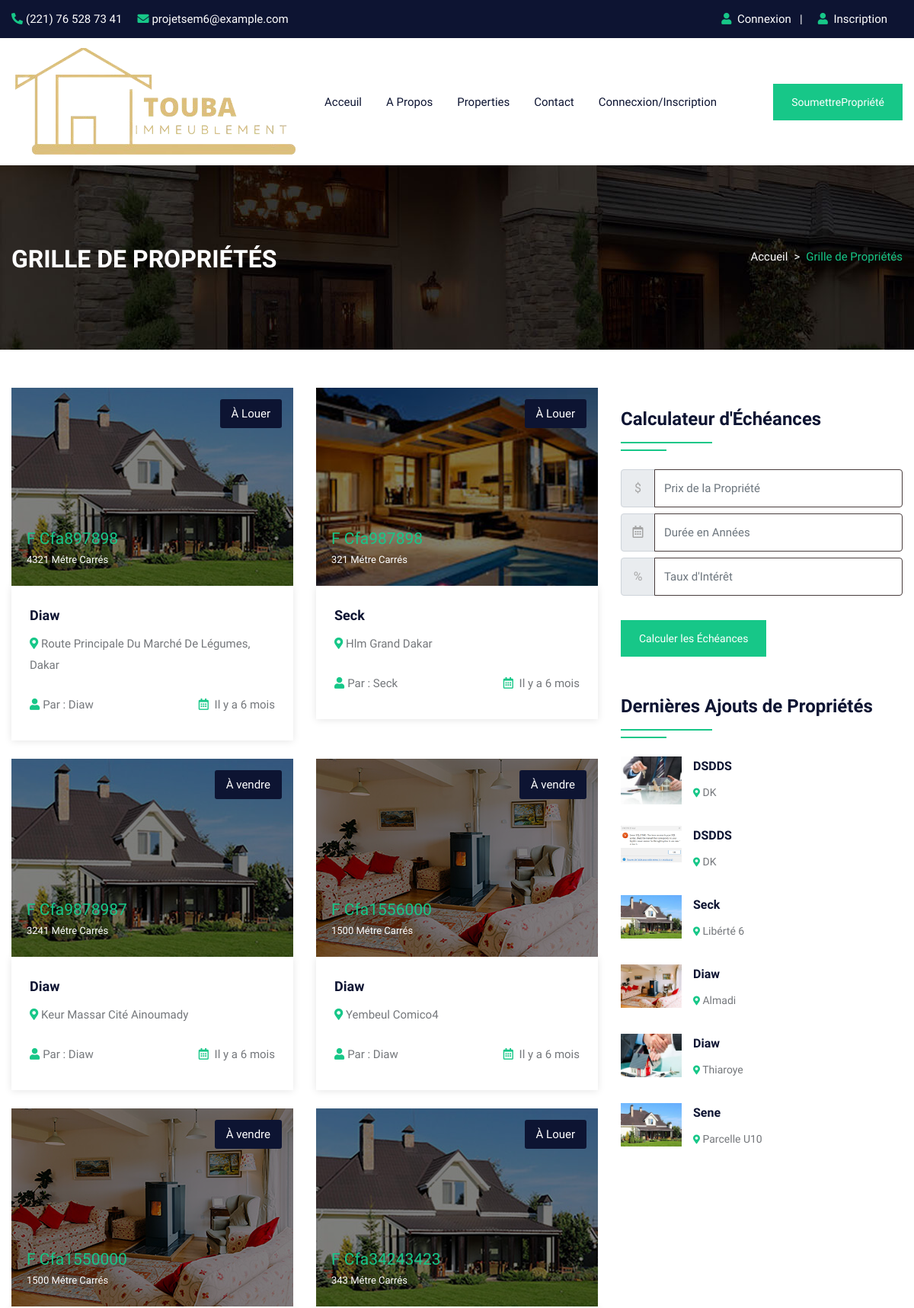
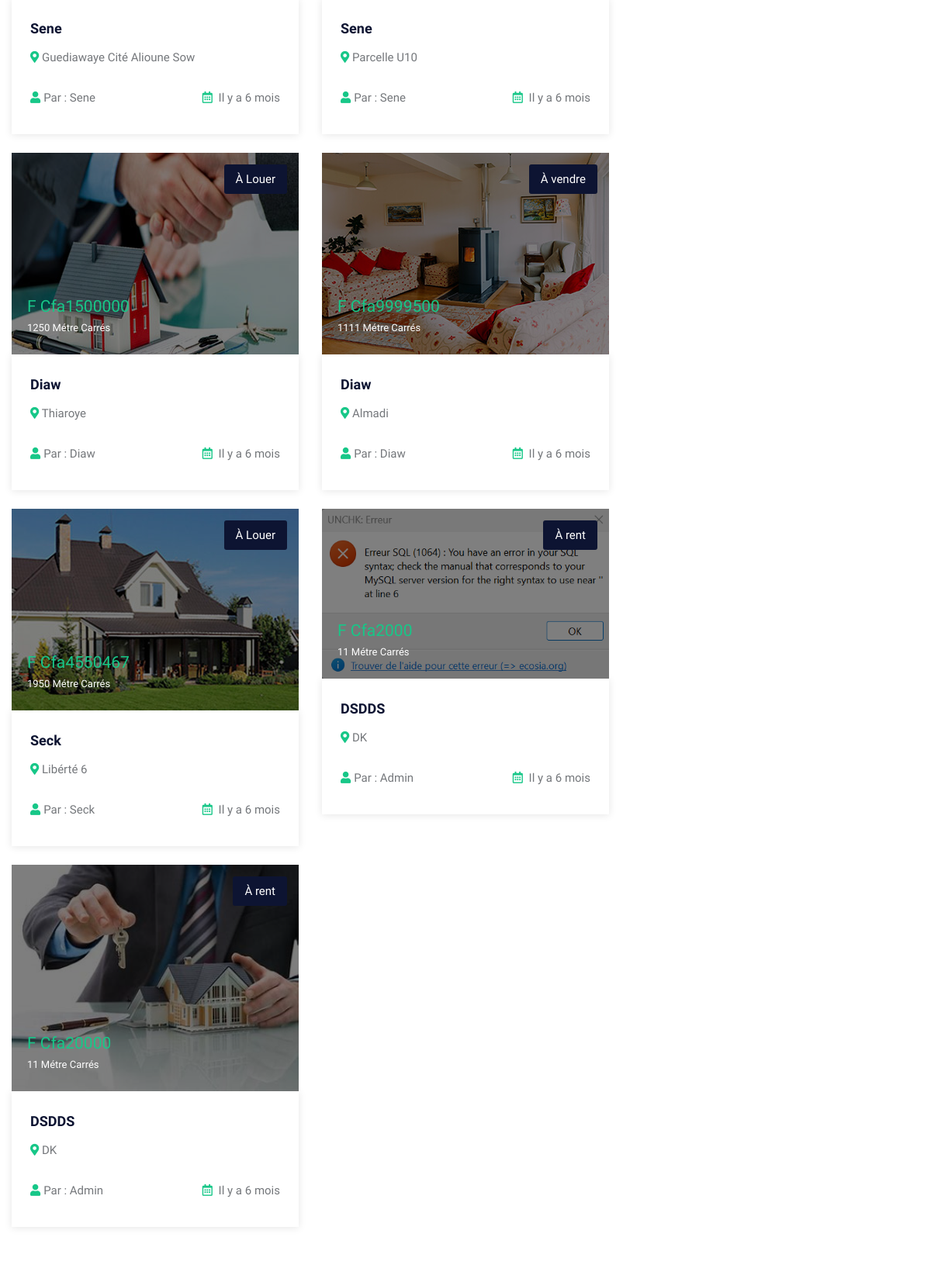
/property.php (upper part), run on the app's committed database (2 pictures, top to bottom).
### tables this page shows
CREATE TABLE `property` (
  `pid` int NOT NULL AUTO_INCREMENT,
  `title` varchar(200) NOT NULL,
  `pcontent` longtext NOT NULL,
  `type` varchar(100) NOT NULL,
  `bhk` varchar(50) NOT NULL,
  `stype` varchar(100) NOT NULL,
  `bedroom` int NOT NULL,
  `bathroom` int NOT NULL,
  `balcony` int NOT NULL,
  `kitchen` int NOT NULL,
  `hall` int NOT NULL,
  `floor` varchar(50) NOT NULL,
  `size` int NOT NULL,
  `price` int NOT NULL,
  `location` varchar(200) NOT NULL,
  `city` varchar(100) NOT NULL,
  `state` varchar(100) NOT NULL,
  `feature` longtext NOT NULL,
  `pimage` varchar(300) NOT NULL,
  `pimage1` varchar(300) NOT NULL,
  `pimage2` varchar(300) NOT NULL,
  `pimage3` varchar(300) NOT NULL,
  `pimage4` varchar(300) NOT NULL,
  `uid` int NOT NULL,
  `status` varchar(50) NOT NULL,
  `mapimage` varchar(300) NOT NULL,
  `topmapimage` varchar(300) NOT NULL,
  `groundmapimage` varchar(300) NOT NULL,
  `totalfloor` varchar(50) NOT NULL,
  `date` datetime NOT NULL DEFAULT CURRENT_TIMESTAMP,
  PRIMARY KEY (`pid`)
);

CREATE TABLE `user` (
  `uid` int NOT NULL AUTO_INCREMENT,
  `uname` varchar(100) NOT NULL,
  `uemail` varchar(100) NOT NULL,
  `uphone` varchar(20) NOT NULL,
  `upass` varchar(50) NOT NULL,
  `utype` varchar(50) NOT NULL,
  `uimage` varchar(300) NOT NULL,
  PRIMARY KEY (`uid`)
);

### property.php (the view, shortened to what this page needs)
<!DOCTYPE html>
<html lang="fr">
<head>
<link rel="stylesheet" type="text/css" href="css/bootstrap.min.css">
<link rel="stylesheet" type="text/css" href="css/bootstrap-slider.css">
<link rel="stylesheet" type="text/css" href="css/jquery-ui.css">
<link rel="stylesheet" type="text/css" href="css/layerslider.css">
<link rel="stylesheet" type="text/css" href="css/color.css" id="color-change">
<link rel="stylesheet" type="text/css" href="css/owl.carousel.min.css">
<link rel="stylesheet" type="text/css" href="css/font-awesome.min.css">
<link rel="stylesheet" type="text/css" href="fonts/flaticon/flaticon.css">
<link rel="stylesheet" type="text/css" href="css/style.css">
</head>
<body>
<div id="page-wrapper">
    <div class="row">
		<?php include("include/header.php");?>
        <div class="banner-full-row page-banner" style="background-image:url('images/breadcromb.jpg');">
            <div class="container">
                <div class="row">
                    <div class="col-md-6">
                        <h2 class="page-name float-left text-white text-uppercase mt-1 mb-0"><b>Grille de Propriétés</b></h2>
                    </div>
                    <div class="col-md-6">
                        <nav aria-label="breadcrumb" class="float-left float-md-right">
                            <ol class="breadcrumb bg-transparent m-0 p-0">
                                <li class="breadcrumb-item text-white"><a href="#">Accueil</a></li>
                                <li class="breadcrumb-item active">Grille de Propriétés</li>
                            </ol>
                        </nav>
                    </div>
                </div>
            </div>
        </div>
        <div class="full-row">
            <div class="container">
                <div class="row">
					<div class="col-lg-8">
                        <div class="row">
							<?php
							$query = mysqli_query($con, "SELECT property.*, user.uname,user.utype,user.uimage FROM `property`,`user` WHERE property.uid=user.uid");
								while($row = mysqli_fetch_array($query))
								{
							?>
                            <div class="col-md-6">
                                <div class="featured-thumb hover-zoomer mb-4">
                                    <div class="overlay-black overflow-hidden position-relative"> <img src="admin/property/<?php echo $row['18'];?>" alt="pimage">
                                        <div class="price text-primary text-capitalize">F cfa<?php echo $row['13'];?> <span class="text-white"><?php echo $row['12'];?> métre carrés</span></div>
                                        <div class="sale bg-secondary text-white">À <?php echo $row['5'];?></div>
                                    </div>
                                    <div class="featured-thumb-data shadow-one">
                                        <div class="p-4">
                                            <h5 class="text-secondary hover-text-primary mb-2 text-capitalize"><a href="propertydetail.php?pid=<?php echo $row['0'];?>"><?php echo $row['1'];?></a></h5>
                                            <span class="location text-capitalize"><i class="fas fa-map-marker-alt text-primary"></i> <?php echo $row['14'];?></span> </div>
                                        <div class="px-4 pb-4 d-inline-block w-100">
                                            <div class="float-left text-capitalize"><i class="fas fa-user text-primary mr-1"></i>Par : <?php echo $row['uname'];?></div>
                                            <div class="float-right"><i class="far fa-calendar-alt text-primary mr-1"></i> Il y a 6 mois</div>
                                        </div>
                                    </div>
                                </div>
                            </div>
                            <?php } ?>
                        </div>
                    </div>
                    <div class="col-lg-4">
                        <div class="sidebar-widget">
                            <h4 class="double-down-line-left text-secondary position-relative pb-4 my-4">Calculateur d'Échéances</h4>
						<form class="d-inline-block w-100" action="calc.php" method="post">
                            <div class="input-group mb-2 mr-sm-2">
                                <div class="input-group-prepend">
                                    <div class="input-group-text">$</div>
                                </div>
                                <input type="text" class="form-control" name="amount" placeholder="Prix de la Propriété">
                            </div>
                            <div class="input-group mb-2 mr-sm-2">
                                <div class="input-group-prepend">
                                    <div class="input-group-text"><i class="far fa-calendar-alt"></i></div>
                                </div>
                                <input type="text" class="form-control" name="month" placeholder="Durée en Années">
                            </div>
                            <div class="input-group mb-2 mr-sm-2">
                                <div class="input-group-prepend">
                                    <div class="input-group-text">%</div>
                                </div>
                                <input type="text" class="form-control" name="interest" placeholder="Taux d'Intérêt">
                            </div>
                            <button type="submit" value="submit" name="calc" class="btn btn-primary mt-4">Calculer les Échéances</button>
                        </form>
                        </div>
                        <div class="sidebar-widget mt-5">
                            <h4 class="double-down-line-left text-secondary position-relative pb-4 mb-4">Dernières Ajouts de Propriétés</h4>
                            <ul class="property_list_widget">
								<?php
								$query=mysqli_query($con,"SELECT * FROM `property` ORDER BY date DESC LIMIT 6");
										while($row=mysqli_fetch_array($query))
										{
								?>
                                <li> <img src="admin/property/<?php echo $row['18'];?>" alt="pimage">
                                    <h6 class="text-secondary hover-text-primary text-capitalize"><a href="propertydetail.php?pid=<?php echo $row['0'];?>"><?php echo $row['1'];?></a></h6>
                                    <span class="font-14"><i class="fas fa-map-marker-alt icon-primary icon-small"></i> <?php echo $row['14'];?></span>
                                </li>
                                <?php } ?>
                            </ul>
                        </div>
                    </div>
                </div>
            </div>
        </div>
    </div>
</div>
</body>
</html>

### css/color.css (style rules this page uses)
:root { --theme-ordinary-color: #74777b; }
:root { --theme-primary-color: #17c788; }
:root { --theme-secondary-color: #0d1432; }
:root { --theme-white-color: #fff; }
:root { --theme-light-color: #f8f8f8; }
:root { --theme-gray-color: #f5f5f5; }
:root { --theme-footer-color: #091b4b; }
:root { --theme-dark-color: #091b4b; }
:root { --text-light-color: #a3a7af; }
:root { --theme-primary-opacity-color: rgba(11, 191, 141, .8); }
:root { --theme-secondary-opacity-color: rgba(13,20,50,0.7); }
:root { --theme-white-opacity-color: rgba(255, 255, 255, 0.3); }
:root { --theme-dark-opacity-color: rgba(0, 0, 0, 0.5); }
:root { --theme-ordinary-font: 'Muli', sans-serif; }
:root { --theme-highlight-font: 'Comfortaa', cursive; }

### data on the page
property: pimage (picture), price "897898", size "4321", stype "Louer", title "Diaw", location "Route Principale Du Marché De Légumes, Dakar", uid.uname "Diaw"
property: pimage (picture), price "987898", size "321", stype "Louer", title "Seck", location "Hlm Grand Dakar", uid.uname "Seck"
property: pimage (picture), price "9878987", size "3241", stype "vendre", title "Diaw", location "Keur Massar Cité Ainoumady", uid.uname "Diaw"
property: pimage (picture), price "1556000", size "1500", stype "vendre", title "Diaw", location "Yembeul Comico4", uid.uname "Diaw"
property: pimage (picture), price "1550000", size "1500", stype "vendre", title "Sene", location "Guediawaye Cité Alioune Sow", uid.uname "Sene"
property: pimage (picture), price "34243423", size "343", stype "Louer", title "Sene", location "Parcelle U10", uid.uname "Sene"
property: pimage (picture), price "1500000", size "1250", stype "Louer", title "Diaw", location "Thiaroye", uid.uname "Diaw"
property: pimage (picture), price "9999500", size "1111", stype "vendre", title "Diaw", location "Almadi", uid.uname "Diaw"
property: pimage (picture), price "4550467", size "1950", stype "Louer", title "Seck", location "Libérté 6", uid.uname "Seck"
property: pimage (picture), price "2000", size "11", stype "rent", title "DSDDS", location "DK", uid.uname "Admin"
property: pimage (picture), price "20000", size "11", stype "rent", title "DSDDS", location "DK", uid.uname "Admin"
